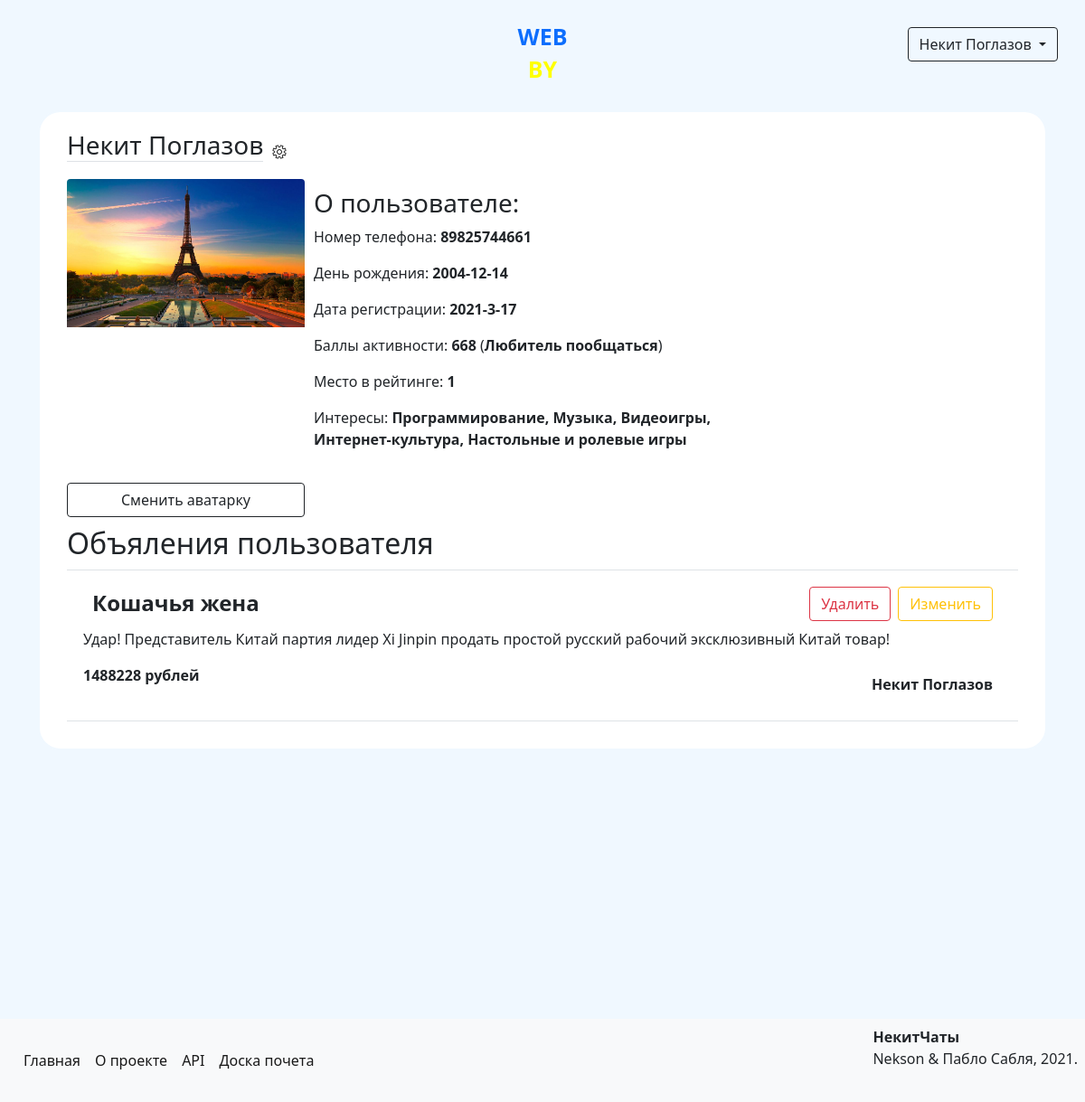
Screenshot of /profile/1 (signed in) with the database file from the repository.
### data/models/user.py (models this page shows, shortened)
class User(SqlAlchemyBase, UserMixin, SerializerMixin):
    __tablename__ = 'users'
    serialize_rules = ('-advertisements',)
    id = Column(Integer, autoincrement=True, primary_key=True)
    name = Column(Unicode)
    surname = Column(Unicode)
    birthday = Column(DateTime)
    email = Column(String, unique=True)
    phone_number = Column(String, unique=True)
    hashed_password = Column(String)
    registration_time = Column(DateTime, default=datetime.now)
    rating = Column(Integer, default=0)
    rank_id = Column(Integer, ForeignKey('ranks.id'))
    position = Column(Integer)
    admin = Column(Boolean, default=0)
    advertisements = relationship('Advertisement', back_populates='author')
    interests = relationship('Interest', secondary='users_to_interests', backref='users')
    rank = relationship('Rank')

### data/models/ranks.py (models this page shows)
class Rank(SqlAlchemyBase, SerializerMixin):
    __tablename__ = 'ranks'
    id = Column(Integer, primary_key=True, autoincrement=True)
    title = Column(String)

### data/models/interests.py (models this page shows)
class Interest(SqlAlchemyBase, SerializerMixin):
    __tablename__ = 'interests'
    serialize_rules = ('-advertisements', '-users')
    id = Column(Integer, primary_key=True, autoincrement=True)
    title = Column(Unicode, nullable=True)

### data/models/advertisements.py (models this page shows, shortened)
class Advertisement(SqlAlchemyBase, SerializerMixin):
    __tablename__ = 'advertisements'
    serialize_rules = ('-author.email', '-author.rating', '-author.hashed_password', '-author.registration_time',
                       '-author.admin', '-author.interests')
    id = Column(Integer, primary_key=True, autoincrement=True)
    title = Column(String)
    author_id = Column(Integer, ForeignKey('users.id'))
    created_at = Column(DateTime, default=datetime.now)
    price = Column(Integer)
    content_id = Column(Integer, ForeignKey('contents.id'))
    author = relationship('User', back_populates='advertisements')
    content = relationship('Content')
    interests = relationship('Interest', secondary='advertisements_to_interests', backref='advertisements')

### data/models/content.py (models this page shows)
class Content(SqlAlchemyBase, SerializerMixin):
    __tablename__ = 'contents'
    id = Column(Integer, autoincrement=True, primary_key=True)
    content = Column(Text)

### main.py (the view)
@app.route('/profile/<int:user_id>')
@login_required
def show_profile(user_id):
    session = create_session()
    user = session.query(User).filter(User.id == user_id).first()
    pic = session.query(Avatar).filter(Avatar.refers_to == user_id).first()
    if pic:
        profile_pic = url_for('static', filename=f"avatars/{pic.link}")
    else:
        profile_pic = url_for('static', filename='avatars/anon.png')
    return render_template('profile.html', user=user, pic=profile_pic)

### data/db_session.py (called while the page is built)
def create_session() -> Session:
    global __factory
    return __factory()

### main.py (called while the page is built)
@login_manager.user_loader
def load_user(user_id):
    session = create_session()
    return session.query(User).get(user_id)

### templates/profile.html (shortened to what this page needs)
{% extends "base.html" %}
{% block content %}
<form class="clearfix">
    <div class="clearfix">
        <div class="clearfix">
            <h3 class="border-bottom float-start">{{ user.name }} {{ user.surname }}</h3>
            {% if user.id == current_user.id %}
                <a class="float-start" href="/profile/{{ current_user.id }}/settings">
                    <div><img src="/static/img/settings.png" width="16px" height="16px"></div>
                </a>
            {% endif %}
        </div>
        <div class="clearfix">
            <img src="{{ pic }}" class="profile-pic rounded-top w-25 h-25 float-start" alt="Упс! Аватарка не найдена!">
            <div class="float-start w-50">
                <h3>О пользователе:</h3>
                <p>Номер телефона: <b>{{ user.phone_number }}</b></p>
                <p>День рождения: <b>{{ user.birthday.year }}-{{ user.birthday.month }}-{{ user.birthday.day }}</b></p>
                <p>Дата регистрации: <b>{{ user.registration_time.year }}-{{ user.registration_time.month }}-{{ user.registration_time.day }}</b></p>
                <p>Баллы активности: <b>{{ user.rating }}</b> (<b>{{ user.rank.title }}</b>)</p>
                <a class="text-reset" href="/top"><p>Место в рейтинге: <b>{{ user.position }}</b></p></a>
                {% if user.interests %}
                    <p>Интересы:
                        {% for i in user.interests %}
                        <b>{{ i.title }}{% if not loop.last %},{% endif %}</b>
                        {% endfor %}
                    </p>
                {% endif %}
            </div>
        </div>
        <div>
            {% if user.id == current_user.id %}
                <a class="btn btn-outline-dark w-25 rounded-bottom" href="/profile/{{ current_user.id }}/avatar">Сменить аватарку</a>
            {% else %}
                <a class="btn btn-outline-dark w-25 rounded-bottom" href="/conversations/{{ user.id }}#bottom">Написать сообщение</a>
            {% endif %}
        </div>
                <div class="clearfix">
            <h2 class="float-right d-inline">Объяления пользователя</h2>
        </div>
        {% for ad in user.advertisements %}
            <div class="p-2 border-top border-bottom">
                <div class="clearfix">
                    <div>
                        <b class="fs-4">{{ ad.title }}</b>
                        {% if current_user == ad.author %}
                            <a href="/advertisements/{{ ad.id }}/edit" class="btn btn-outline-warning float-end">Изменить</a>
                            <a href="/advertisements/{{ ad.id }}/delete" class="btn btn-outline-danger me-2 float-end">Удалить</a>
                        {% endif %}
                    </div>
                    <p>{{ ad.content.content }}</p>
                    <b>{{ ad.price }} рублей</b>
                    <div class="float-end">
                        <a href="/profile/{{ ad.author.id }}" class="text-reset"><b>{{ ad.author.name }} {{ ad.author.surname }}</b></a>
                    </div>
                </div>
            </div>
        {% endfor %}
    </div>
</form>
{% endblock %}

### templates/base.html (shortened to what this page needs)
<!DOCTYPE html>
<html lang="en">
<head>
    <link rel="stylesheet" href="/static/css/style.css">
    <link rel="stylesheet" href="https://cdn.jsdelivr.net/npm/bootstrap@5.0.0-beta1/dist/css/bootstrap.min.css"
>
</head>
<body>
<div class="header clearfix">
    {% if current_user.is_authenticated %}
        <div class="dropdown float-end">
            <button class="btn btn-outline-dark dropdown-toggle" type="button" id="dropdownMenuButton" data-toggle="dropdown" aria-haspopup="true" aria-expanded="false">
                {{ current_user.name }} {{ current_user.surname }}
            </button>
        </div>
    {% else %}
        <a class="btn btn-outline-dark float-end" href="/register">Зарегистрироваться</a>
        <a class="btn btn-outline-dark me-2 float-end" href="/login">Войти</a>
    {% endif %}
    <div class="logo">
        <a href="/">
            <p class="text-primary">WEB</p>
            <p class="yellow">BY</p>
        </a>
    </div>
</div>
<main role="main" class="container clearfix">
    {% block content %}{% endblock %}
</main>
<footer class="clearfix p-2 bg-light">
    <span class="fs-6 float-end"><b>НекитЧаты</b><br>Nekson & Пабло Сабля, 2021.</span>
    <nav class="navbar navbar-expand-lg navbar-light">
        <div class="collapse navbar-collapse" id="navbarSupportedContent">
          <ul class="navbar-nav me-auto mb-2 mb-lg-0">
            <li class="nav-item">
              <a class="nav-link active" href="/">Главная</a>
            </li>
            <li class="nav-item">
              <a class="nav-link active" href="/info">О проекте</a>
            </li>
            <li class="nav-item">
              <a class="nav-link active" href="/api">API</a>
            </li>
            <li class="nav-item">
                <a class="nav-link active" href="/top">Доска почета</a>
            </li>
          </ul>
        </div>
    </nav>
</footer>
</body>
</html>

### static/css/style.css (style rules this page uses)
body { background-color: aliceblue !important; }
.logo { text-align: center; margin-left: auto; margin-right: auto; margin-top: 10px; margin-bottom: 10px; max-width: 150px; font-size: 25px; font-weight: 700; line-height: 20px; }
a { text-decoration: none !important; }
.header { background-color: aliceblue; margin-bottom: 10px; padding: 10px; }
.yellow { color: yellow; }
div { margin: 10px; }
form { margin-left: auto; margin-right: auto; background-color: white; border: solid 2px aliceblue; border-radius: 25px; padding: 10px; }
footer { margin-top: 297px }

### rows the page displays
User: name "Некит", surname "Поглазов", phone_number "89825744661", birthday.year "2004", birthday.month "12", birthday.day "14", registration_time.year "2021", registration_time.month "3", registration_time.day "17", rating "668", position "1"
Rank: rank "Любитель пообщаться"
Interest: title "Программирование"
Interest: title "Музыка"
Interest: title "Видеоигры"
Interest: title "Интернет-культура"
Interest: title "Настольные и ролевые игры"
Advertisement: title "Кошачья жена", content.content "Удар! Представитель Китай партия лидер Xi Jinpin продать простой русский рабочий эксклюзивный Китай товар!", price "1488228", author.name "Некит", author.surname "Поглазов"
